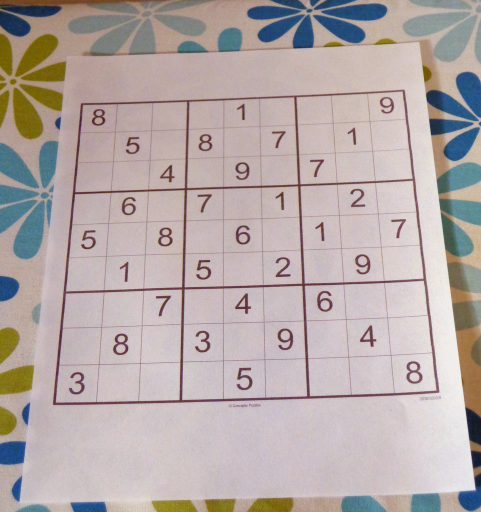
#> input picture Sudoku_Solver/method/image3.jpg, 962 x 1024 px, found by its file name (shown at 1/2 size)
$ jupyter execute --allow-errors main.ipynb
#> lines starting #> are read from the running program, lines starting #| are printed output that depends on the picture; after the words box and inside, x2 and y2 are one past the last pixel; in counts of white or black regions, pixels touching at a corner belong together
[cell 1]
import cv2
import argparse
import numpy as np
from PIL import ImageFont, ImageDraw, Image
import operator
import copy
import numpy as np
from keras.preprocessing import image
from skimage.segmentation import clear_border
from keras.models import load_model

[cell 2]
#Show Image
def show_image(img,title):
    cv2.namedWindow(title, cv2.WINDOW_NORMAL)
    cv2.resizeWindow(title, 450,450)
    cv2.imshow(title, img)
    cv2.waitKey(500)
    cv2.destroyAllWindows()

[cell 3]
#Image filter processing
def pre_process_image(img, skip_dilate=False):
    proc = cv2.GaussianBlur(img.copy(), (9, 9),0)
    proc = cv2.adaptiveThreshold(proc, 255, cv2.ADAPTIVE_THRESH_GAUSSIAN_C, cv2.THRESH_BINARY, 11, 5)
    proc = cv2.bitwise_not(proc, proc)
    if not skip_dilate:
      kernel = np.array([[0., 1., 0.], [1., 1., 1.], [0., 1., 0.]],np.uint8)
      proc = cv2.dilate(proc, kernel)
    return proc

[cell 4]
#Find image corners
def findCorners(img):
    contours, hierarchy = cv2.findContours(processed, cv2.RETR_LIST, cv2.CHAIN_APPROX_SIMPLE)
    contours = sorted(contours, key=cv2.contourArea, reverse=True)
    polygon = contours[0]

    bottom_right, _ = max(enumerate([pt[0][0] + pt[0][1] for pt in polygon]), key=operator.itemgetter(1))
    top_left, _ = min(enumerate([pt[0][0] + pt[0][1] for pt in polygon]), key=operator.itemgetter(1))
    bottom_left, _ = min(enumerate([pt[0][0] - pt[0][1] for pt in polygon]), key=operator.itemgetter(1))

    top_right, _ = max(enumerate([pt[0][0] - pt[0][1] for pt in polygon]), key=operator.itemgetter(1))
    return [polygon[top_left][0], polygon[top_right][0], polygon[bottom_right][0], polygon[bottom_left][0]]

[cell 5]
#Function used to specify point
def display_points(in_img, points, radius=25, colour=(0, 0, 255)):
    img = in_img.copy()
    if len(colour) == 3:
        if len(img.shape) == 2:
            img = cv2.cvtColor(img, cv2.COLOR_GRAY2BGR)
        elif img.shape[2] == 1:
            img = cv2.cvtColor(img, cv2.COLOR_GRAY2BGR)
    for point in points:
        cv2.circle(img, tuple(int(x) for x in point), radius, colour, -1)
    show_image(img,"display_points")
    return img

[cell 6]
def distance_between(p1, p2):
    a = p2[0] - p1[0]
    b = p2[1] - p1[1]
    return np.sqrt((a ** 2) + (b ** 2))

[cell 7]
# [6 lines left out: function display_rects, not called in this run]

[cell 8]
def crop_and_warp(img, crop_rect):
    top_left, top_right, bottom_right, bottom_left = crop_rect[0], crop_rect[1], crop_rect[2], crop_rect[3]
    src = np.array([top_left, top_right, bottom_right, bottom_left], dtype='float32')
    side = max([
        distance_between(bottom_right, top_right),
        distance_between(top_left, bottom_left),
        distance_between(bottom_right, bottom_left),
        distance_between(top_left, top_right)
    ])
    dst = np.array([[0, 0], [side - 1, 0], [side - 1, side - 1], [0, side - 1]], dtype='float32')
    m = cv2.getPerspectiveTransform(src, dst)
    return cv2.warpPerspective(img, m, (int(side), int(side)))

[cell 9]
def infer_grid(img):
    squares = []
    side = img.shape[:1]
    side = side[0] / 9
    for i in range(9):
        for j in range(9):
            p1 = (i * side, j * side)
            p2 = ((i + 1) * side, (j + 1) * side)
            squares.append((p1, p2))
    return squares

[cell 10]
def getEveryDigits(img,squares):
    labels = []
    centers = []
    model = load_model('mnist_keras_cnn_model.h5')
    img2=img.copy()
    show_image(img2,"TEST")
    height, width = img.shape[:2]
    img2 = Image.fromarray(img2)
    for i in range(81):
        x1=squares[i][0][0]
        x2=squares[i][1][0]
        y1=squares[i][0][1]
        y2=squares[i][1][1]
        window=img[int(x1):int(x2), int(y1):int(y2)]

        digit = cv2.resize(window,(28,28))
        digit = clear_border(digit)

        numPixels = cv2.countNonZero(digit)
        if numPixels<70:
            label=0
        else:
            predict_2 = model.predict([digit.reshape(1,28,28,1)])
            label2=np.argmax(predict_2,axis=1)
            label=label2[0]
        labels.append(label)
    return matrix_convert(labels)

[cell 11]
# [11 lines left out: function matrix_convert, not called in this run]

[cell 12]
# [6 lines left out: function checkGrid, not called in this run]

[cell 13]
#Backtracking algorithm
# [43 lines left out: function solveGrid, not called in this run]

[cell 14]
# [26 lines left out: function writeImg, not called in this run]

[cell 15]
#input image
img = cv2.imread('img/image3.jpg', cv2.IMREAD_GRAYSCALE)
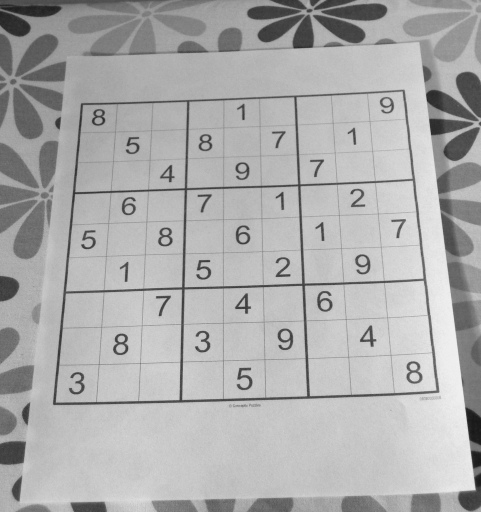
#> img: shape (1024, 962) (shown at 1/2 size); min 20, max 244, mean 172.8
show_image(img,"Original Image")

processed = pre_process_image(img)
#> in pre_process_image, `proc = cv2.adaptiveThreshold(proc, 255, cv2.ADAPTIVE_THRESH_GAUSSIAN_C..`:
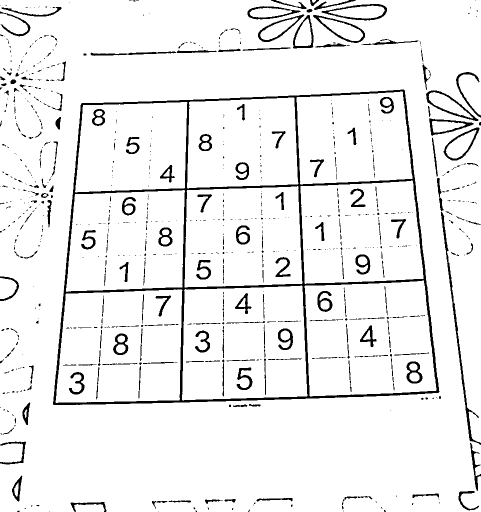
#> proc: shape (1024, 962) (shown at 1/2 size); 93.4% white; 822 black regions (610 under 20 px), largest, box (x1, y1, x2, y2) and area: (106, 179, 879, 810) 23304, (882, 424, 962, 890) 2052, (643, 8, 774, 41) 944
#> in pre_process_image, `proc = cv2.bitwise_not(proc, proc)`:
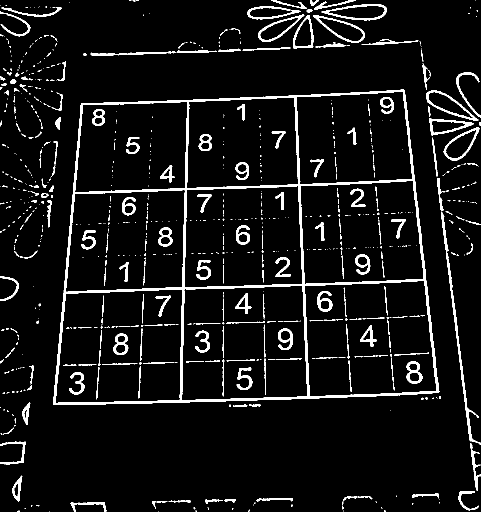
#> proc: shape (1024, 962) (shown at 1/2 size); 6.6% white; 822 white regions (610 under 20 px), largest, box (x1, y1, x2, y2) and area: (106, 179, 879, 810) 23304, (882, 424, 962, 890) 2052, (643, 8, 774, 41) 944
#> in pre_process_image, `proc = cv2.dilate(proc, kernel)`:
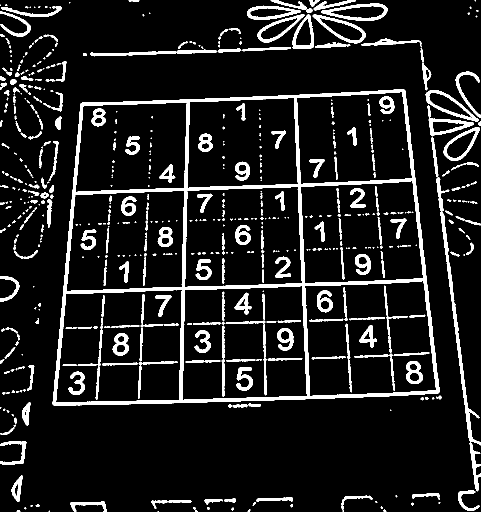
#> proc: shape (1024, 962) (shown at 1/2 size); 10.5% white; 572 white regions (238 under 20 px)
cv2.imshow('img', processed)
cv2.waitKey(0)
corners = findCorners(processed)
#> in findCorners, `contours, hierarchy = cv2.findContours(processed, cv2.RETR_LIST, cv2.C..`: contours = 623 contours, 334 with area under 20; largest, box (x1, y1, x2, y2) and area: (105, 178, 880, 811) 431643, (609, 561, 873, 793) 53910, (364, 571, 615, 801) 53254, (111, 579, 365, 806) 52308, (601, 361, 847, 568) 44930
#> in findCorners, `polygon = contours[0]`: polygon = contour of 395 points, box (x1, y1, x2, y2) (105, 178, 880, 811), area 431643
#> in findCorners, `bottom_right, _ = max(enumerate([pt[0][0] + pt[0][1] for pt in polygon..`: bottom_right = 253
#> in findCorners, `top_left, _ = min(enumerate([pt[0][0] + pt[0][1] for pt in polygon]), ..`: top_left = 65
#> in findCorners, `bottom_left, _ = min(enumerate([pt[0][0] - pt[0][1] for pt in polygon]..`: bottom_left = 185
#> in findCorners, `top_right, _ = max(enumerate([pt[0][0] - pt[0][1] for pt in polygon]),..`: top_right = 393
#> corners = [[162, 206], [810, 181], [876, 786], [105, 808]]
display_points(processed, corners)
#> in display_points, `img = cv2.cvtColor(img, cv2.COLOR_GRAY2BGR)`: img: shape (1024, 962, 3); 10.5% white; 572 white regions (238 under 20 px), largest, box (x1, y1, x2, y2) and area: (105, 178, 880, 811) 33556, (873, 355, 962, 891) 3534, (642, 7, 775, 42) 1448
#> the loop in display_points, `for point in points:` made 4 passes
#> after the loop in display_points, `for point in points:`:
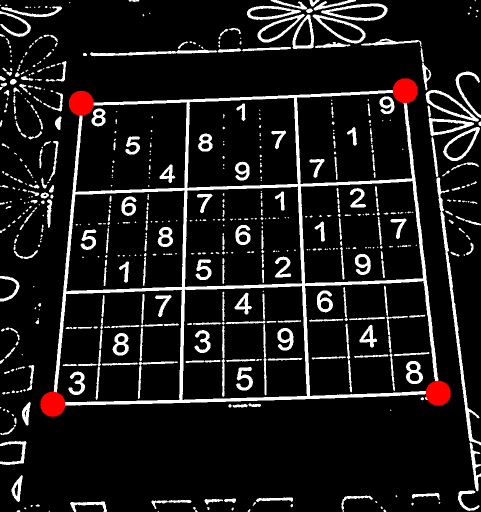
#> img: shape (1024, 962, 3) (shown at 1/2 size); mean B, G, R 26.4, 26.4, 28.4

cropped = crop_and_warp(processed, corners)
#> in crop_and_warp, `top_left, top_right, bottom_right, bottom_left = crop_rect[0], crop_re..`: top_left = [162, 206]; top_right = [810, 181]; bottom_right = [876, 786]; bottom_left = [105, 808]
#> in crop_and_warp, `src = np.array([top_left, top_right, bottom_right, bottom_left], dtype..`: src = [[162, 206], [810, 181], [876, 786], [105, 808]]
#> in distance_between, `a = p2[0] - p1[0]`: a = -66
#> in distance_between, `b = p2[1] - p1[1]`: b = -605
#> in crop_and_warp, `side = max([ distance_between(bottom_right, top_right), distance_betwe..`: side = 771.3
#> in crop_and_warp, `dst = np.array([[0, 0], [side - 1, 0], [side - 1, side - 1], [0, side ..`: dst = [[0, 0], [770.3, 0], [770.3, 770.3], [0, 770.3]]
#> in crop_and_warp, `m = cv2.getPerspectiveTransform(src, dst)`: m = [[1.3, 0.123, -235.3], [0.0633, 1.64, -348.3], [3.11e-05, 0.00034, 1]]
#> in crop_and_warp, `return cv2.warpPerspective(img, m, (int(side), int(side)))`:
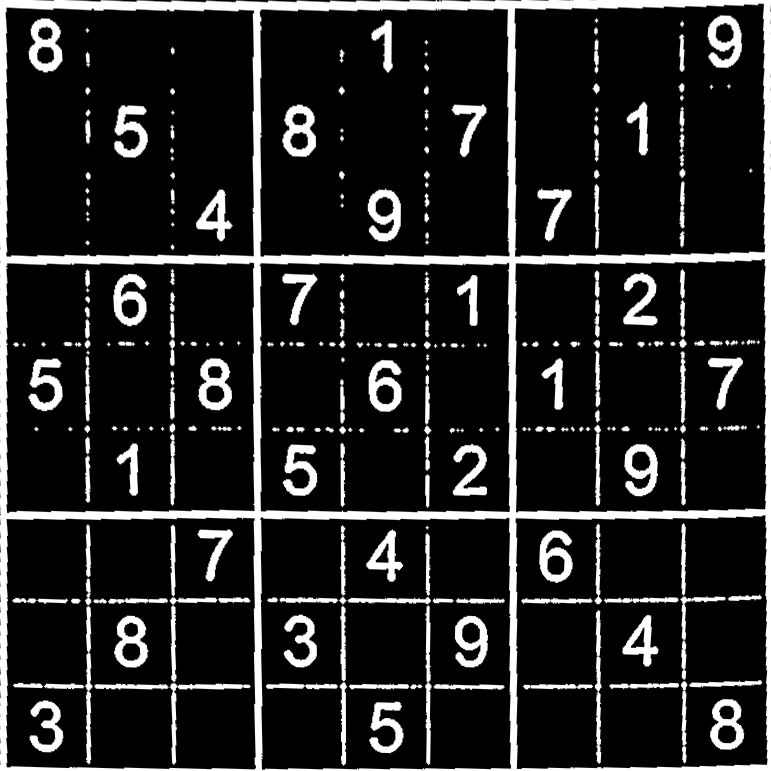
#> returned value: shape (771, 771); min 0, max 255, mean 37
cv2.imshow('img', cropped)
cv2.waitKey(0)
squares = infer_grid(cropped)
#> squares = 81 items

#> (the rest of this cell did not finish here and is left out)
